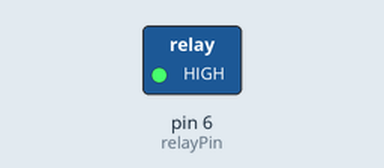
Simulated run of this sketch. Board: Arduino Uno, built with avr-gcc and run on an emulated ATmega328P. Parts: switched loads named in the sketch (green lamp = pin HIGH).

Above: at 2.5 s.
At 5.5 s:
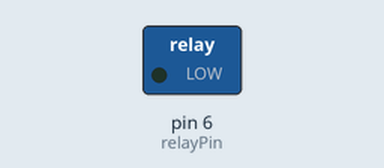
Timing chart, 0 to 7.8 s (numbered marks = the images above):
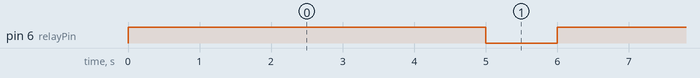

Measured:
- by itself, pin 6 (relayPin): alternates HIGH for 5.0 s and LOW for 1.0 s

The sketch:

5v_relay.ino
```cpp
// 아두이노 릴레이모듈 실험
// 1초마다 ON/OFF를 반복합니다. 1초마다 릴레이 접점이 붙었다 떨어지는 "딸깍"소리를 들을 수 있습니다.

const int relayPin = 6; //릴레이 신호핀(S)에 연결되는 아두이노 핀


void setup()
{
  pinMode(relayPin, OUTPUT); //릴레이 신호용 아두이노 디지털 핀을 출력으로 설정
}

void loop()
{
  digitalWrite(relayPin, HIGH); //릴레이 접점 ON
  delay(5000); //1초 대기
  digitalWrite(relayPin, LOW); //릴레이 접점 OFF
  delay(1000); //1초 대기

}
```
